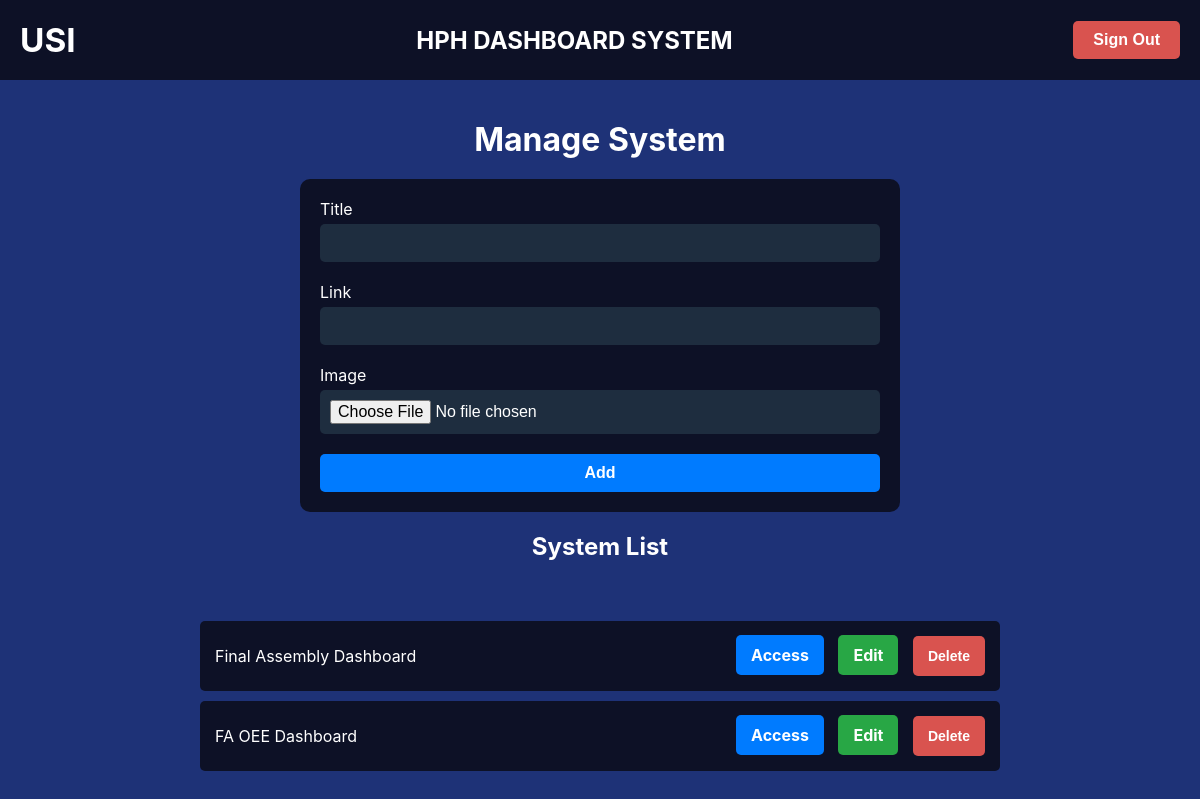
/manage/ (signed in), run on an earlier commit of the app's database.
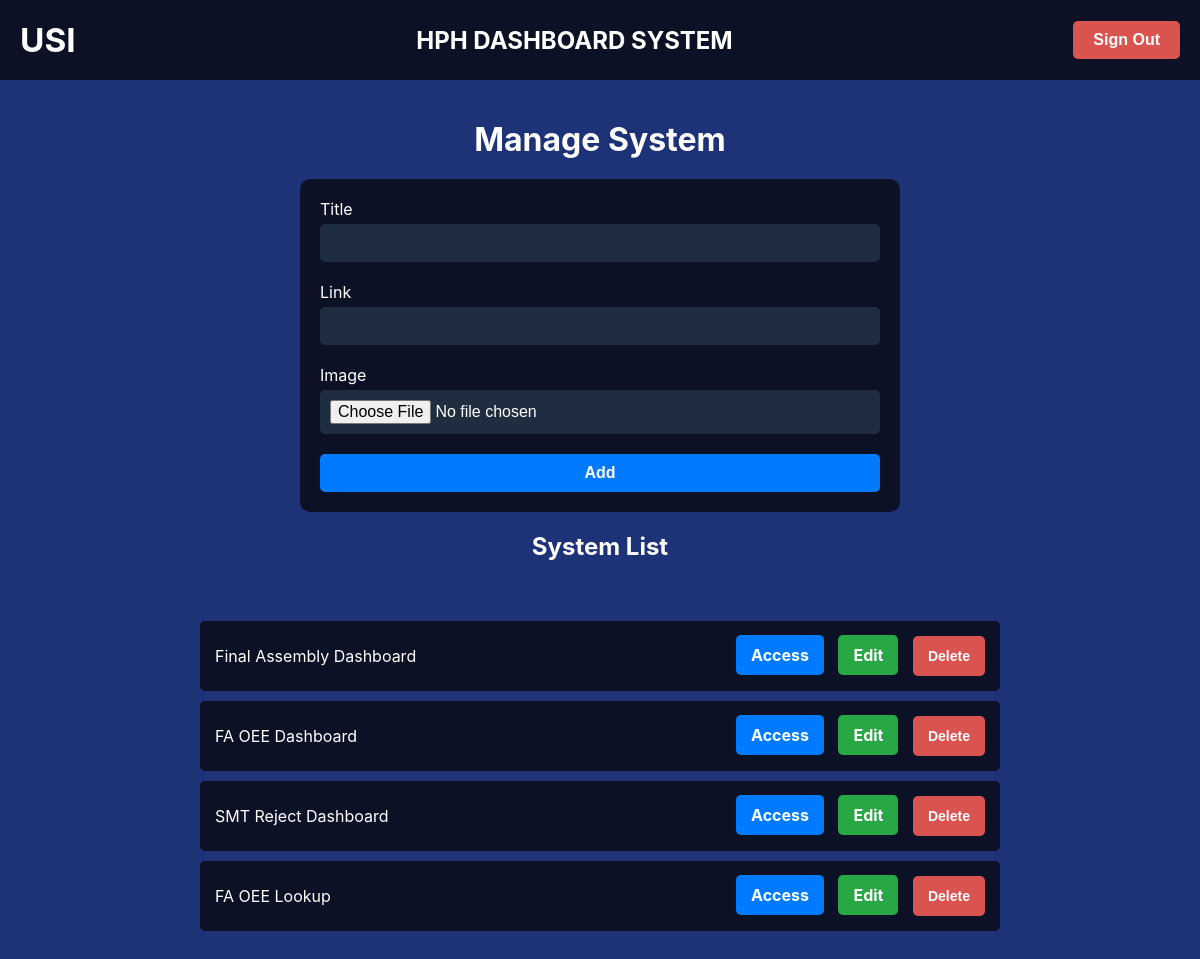
And on a later commit of the database.
### navigation/models.py (models this page shows, shortened)
class Page(models.Model):
    title = models.CharField(max_length=10000)
    link = models.URLField()
    image = models.ImageField(upload_to='page_image/', null=True, blank=True)
    class Meta:
        db_table = 'pages'

### navigation/views.py (the view, shortened to what this page needs)
# urls.py: path('manage/', views.manage_view, name='manage'),
@login_required
def manage_view(request):
   pages = Page.objects.all()
   return render(request, './manage/manage.html', {'pages': pages})

### navigation/templates/manage/manage.html (shortened to what this page needs)
{% load static %}
<!DOCTYPE html>
<html lang="en">
<head>
</head>
<body>
    <div id="header_container">
        <div id="logo" >USI</div>
        <h2>HPH DASHBOARD SYSTEM</h2>
        <form method="POST" action="{% url 'logout' %}" enctype="multipart/form-data">
            <button type="submit" class="logout_button">Sign Out</button>
        </form>
    </div>
    <div id="content_container">
        <h1>Manage System</h1>
        <div class="form_container">
            <form method="POST" enctype="multipart/form-data">
                <div class="form_group">
                    <label for="title">Title</label>
                    <input type="text" id="title" name="title" required>
                </div>
                <div class="form_group">
                    <label for="link">Link</label>
                    <input type="url" id="link" name="link" required>
                </div>
                <div class="form_group">
                    <label for="image">Image</label>
                    <input type="file" id="image" name="image" enctype="multipart/form-data" required>
                </div>
                <button type="submit" class="submit_button">Add</button>
            </form>
        </div>
        <h2>System List</h2>
        <div class="list_container">
            {% for page in pages %}
                <div class="list_item">
                    <span>{{ page.title }}</span>
                    <div>
                        <a href="{{ page.link }}" target="_blank" target="_blank" class="access_button">Access</a>
                        <a href="{% url 'edit' page.id %}" class="edit_button">Edit</a>
                        <form method="POST" action="{% url 'delete' page.id %}" style="display:inline;" onsubmit="return confirm('Are you sure you want to delete this item?');">
                            <button type="submit" class="delete_button">Delete</button>
                        </form>
                    </div>
                </div>
            {% endfor %}
        </div>
    </div>
</body>
</html>

What changed in the data, as far as the page shows it:
added Page: title "SMT Reject Dashboard"
added Page: title "FA OEE Lookup"
